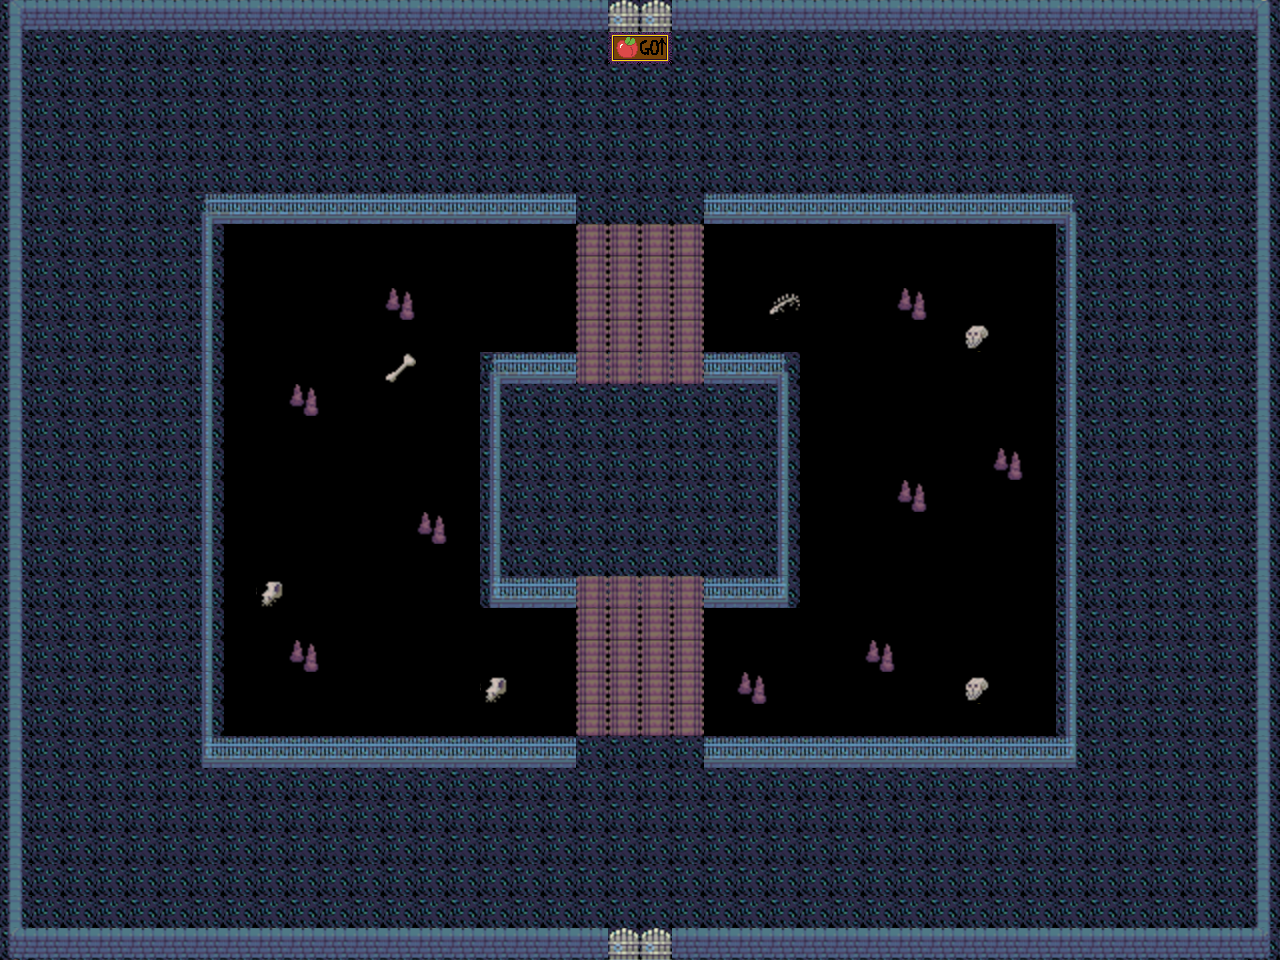

A 2D game scene composited from a Tiled map and its tileset images. What follows is a short description and the map's XML, with each tile layer's data collapsed to a summary:
An orthogonal 40x30 tile map with 32x32 px tiles, 3 tile layers (Tile Layer 1, Tile Layer 2, Tile Layer 3), 1 hidden layer not drawn, 3 tilesets.

<map version="1.10" tiledversion="1.10.2" orientation="orthogonal" renderorder="right-down" width="40" height="30" tilewidth="32" tileheight="32" infinite="0" nextlayerid="5" nextobjectid="1">
 <tileset firstgid="1" source="TileSets/Placeholders.tsx" />
 <tileset firstgid="17" source="TileSets/The_Roguelike_Assets.tsx" />
 <tileset firstgid="2318" source="TileSets/bazaar_floor_additions.tsx" />
 <layer id="1" name="Tile Layer 1" width="40" height="30">
  <data>[1200 cells, 864 non-empty, 1 distinct tile ids]</data>
 </layer>
 <layer id="2" name="Tile Layer 2" width="40" height="30">
  <data>[1200 cells, 864 non-empty, 1 distinct tile ids]</data>
 </layer>
 <layer id="3" name="Tile Layer 3" width="40" height="30">
  <data>[1200 cells, 297 non-empty, 22 distinct tile ids]</data>
 </layer>
 <layer id="4" name="Information Layer" width="40" height="30" visible="0">
  <data>[1200 cells, 1200 non-empty, 9 distinct tile ids]</data>
 </layer>
</map>
